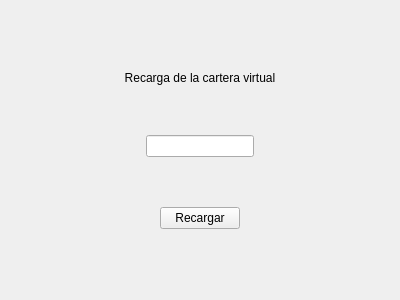
<?xml version="1.0" encoding="UTF-8"?>
<ui version="4.0">
 <class>Form</class>
 <widget class="QWidget" name="Form">
  <property name="geometry">
   <rect>
    <x>0</x>
    <y>0</y>
    <width>400</width>
    <height>300</height>
   </rect>
  </property>
  <property name="windowTitle">
   <string>Recarga de saldo</string>
  </property>
  <layout class="QVBoxLayout" name="verticalLayout_2">
   <item>
    <layout class="QVBoxLayout" name="verticalLayout">
     <property name="spacing">
      <number>50</number>
     </property>
     <item>
      <layout class="QHBoxLayout" name="horizontalLayout_3">
       <item>
        <widget class="QLabel" name="lblTitulo">
         <property name="sizePolicy">
          <sizepolicy hsizetype="Expanding" vsizetype="Fixed">
           <horstretch>0</horstretch>
           <verstretch>0</verstretch>
          </sizepolicy>
         </property>
         <property name="text">
          <string>Recarga de la cartera virtual</string>
         </property>
         <property name="alignment">
          <set>Qt::AlignCenter</set>
         </property>
        </widget>
       </item>
      </layout>
     </item>
     <item>
      <layout class="QHBoxLayout" name="horizontalLayout">
       <property name="spacing">
        <number>7</number>
       </property>
       <item>
        <widget class="QLineEdit" name="inputDinero">
         <property name="sizePolicy">
          <sizepolicy hsizetype="Fixed" vsizetype="Fixed">
           <horstretch>0</horstretch>
           <verstretch>0</verstretch>
          </sizepolicy>
         </property>
         <property name="placeholderText">
          <string/>
         </property>
        </widget>
       </item>
      </layout>
     </item>
     <item>
      <layout class="QHBoxLayout" name="horizontalLayout_2">
       <item>
        <widget class="QPushButton" name="btnRecargar">
         <property name="sizePolicy">
          <sizepolicy hsizetype="Fixed" vsizetype="Fixed">
           <horstretch>0</horstretch>
           <verstretch>0</verstretch>
          </sizepolicy>
         </property>
         <property name="text">
          <string>Recargar</string>
         </property>
        </widget>
       </item>
      </layout>
     </item>
    </layout>
   </item>
  </layout>
 </widget>
 <resources/>
 <connections/>
</ui>
